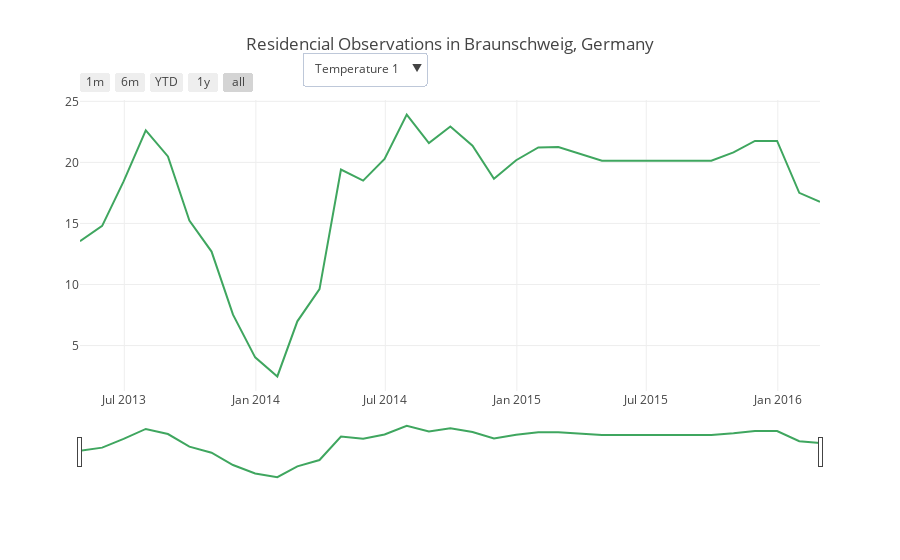

Write notebook code for a chart like this one.
### Markdown cell above
## Visualize Time Series

Not all sensors are in operation throughout the period, so data is missing.

Also, in 2017, the residents moved to a new flat.  A visual inspection of the data reveals that the outside sensor, Temp1, became an inside sensor when the apartment changed. 

Can you detect when the Sensor 1 changed location ?

### Code cell
fig = plotly_home(home)
plotly.offline.iplot(fig)

### Figure 1 — Plotly figure (JSON) as saved in the notebook; plotly's stock layout.template omitted (floating-point values rounded to 4 significant figures)
{"data": [{"line": {"color": "#3FA65F"}, "name": "Temperature1", "type": "scatter", "uid": "983ec60c-0f42-4a39-9fff-139fa9193674", "x": ["2013-04-30", "2013-05-31", "2013-06-30", "2013-07-31", "2013-08-31", "2013-09-30", "2013-10-31", "2013-11-30", "2013-12-31", "2014-01-31", "2014-02-28", "2014-03-31", "2014-04-30", "2014-05-31", "2014-06-30", "2014-07-31", "2014-08-31", "2014-09-30", "2014-10-31", "2014-11-30", "2014-12-31", "2015-01-31", "2015-02-28", "2015-03-31", "2015-04-30", "2015-05-31", "2015-06-30", "2015-07-31", "2015-08-31", "2015-09-30", "2015-10-31", "2015-11-30", "2015-12-31", "2016-01-31", "2016-02-29"], "y": [13.54, 14.8, 18.44, 22.62, 20.49, 15.24, 12.7, 7.529, 4.036, 2.47, 6.986, 9.625, 19.42, 18.5, 20.28, 23.92, 21.58, 22.93, 21.37, 18.66, 20.18, 21.22, 21.26, 20.69, 20.13, 20.13, 20.13, 20.13, 20.13, 20.13, 20.82, 21.76, 21.76, 17.51, 16.78]}], "layout": {"title": {"text": "Residencial Observations in Braunschweig, Germany"}, "updatemenus": [{"buttons": [{"args": [{"y": [[13.54, 14.8, 18.44, 22.62, 20.49, 15.24, 12.7, 7.529, 4.036, 2.47, 6.986, 9.625, 19.42, 18.5, 20.28, 23.92, 21.58, 22.93, 21.37, 18.66, 20.18, 21.22, 21.26, 20.69, 20.13, 20.13, 20.13, 20.13, 20.13, 20.13, 20.82, 21.76, 21.76, 17.51, 16.78]]}, {"title": "Temperature 1 Residencial Observations in Braunschweig, Germany"}], "label": "Temperature 1", "method": "update"}, {"args": [{"y": [[60.41, 69.58, 64.47, 59.5, 63.01, 74.95, 77.07, 79.72, 82.58, 76.87, 73.43, 65.84, 52.18, 54.46, 58.07, 58.89, 55.26, 56.83, 56.12, 44.12, 45.7, 38.47, 34.95, 38.03, 37.17, 37.17, 37.17, 37.17, 37.17, 37.17, 47.54, 46.75, 46.75, 54.61, 53.35]]}, {"title": "Humidity 1 Residencial Observations in Braunschweig, Germany"}], "label": "Humidity 1", "method": "update"}, {"args": [{"y": [[19.99, 20.55, 23.07, 25.32, 24.65, 20.81, 19.63, 18.34, 20.54, 26.16, 25.13, 23.16, 20.02, 19.2, 21.45, 24.55, 21.5, 20.98, 19.5, 17.27, 18.25, 18.27, 18.33, 18.33, 18.41, 18.41, 18.41, 18.41, 18.41, 18.41, 18.41, 18.41, 18.41, 18.41, 18.41]]}, {"title": "Temperature 2 Residencial Observations in Braunschweig, Germany"}], "label": "Temperature 2", "method": "update"}, {"args": [{"y": [[42.74, 52.97, 53.04, 52.27, 51.37, 55.77, 55.84, 48.04, 39.19, 23.99, 27.68, 29.71, 49.74, 51.63, 54.62, 56.11, 54.12, 62.3, 61.74, 48.96, 52.41, 46.82, 43.61, 45.53, 45.01, 45.01, 45.01, 45.01, 45.01, 45.01, 45.01, 45.01, 45.01, 45.01, 45.01]]}, {"title": "Humidity 2 Residencial Observations in Braunschweig, Germany"}], "label": "Humidity 2", "method": "update"}, {"args": [{"y": [[20.17, 20.06, 22.43, 24.91, 23.89, 20.17, 18.9, 18.35, 20.32, 20.23, 18.32, 20.15, 19.9, 18.05, 20.45, 24.12, 24.12, 24.12, 24.12, 24.12, 24.12, 24.12, 24.12, 24.12, 24.12, 24.12, 24.12, 24.12, 24.12, 24.12, 24.12, 24.12, 24.12, 24.12, 24.12]]}, {"title": "Temperature 3 Residencial Observations in Braunschweig, Germany"}], "label": "Temperature 3", "method": "update"}, {"args": [{"y": [[42.45, 53.92, 53.88, 52.55, 52.5, 58.41, 58.14, 50.99, 43.55, 40.91, 46.93, 37.7, 53.4, 53.52, 56.41, 56.23, 56.23, 56.23, 56.23, 56.23, 56.23, 56.23, 56.23, 56.23, 56.23, 56.23, 56.23, 56.23, 56.23, 56.23, 56.23, 56.23, 56.23, 56.23, 56.23]]}, {"title": "Humidity 3 Residencial Observations in Braunschweig, Germany"}], "label": "Humidity 3", "method": "update"}, {"args": [{"y": [[20.48, 20.73, 23.08, 25.14, 25.04, 21.96, 20.64, 18.9, 19.15, 21.01, 20.23, 19.79, 19.79, 19.79, 19.79, 19.79, 19.79, 19.79, 19.79, 19.79, 19.79, 19.79, 19.79, 19.79, 19.79, 19.79, 19.79, 19.79, 19.79, 19.79, 19.79, 19.79, 19.79, 19.79, 19.79]]}, {"title": "Temperature 4 Residencial Observations in Braunschweig, Germany"}], "label": "Temperature 4", "method": "update"}, {"args": [{"y": [[41.19, 51.7, 51.54, 52.01, 49.34, 52.42, 52.18, 47.17, 40.87, 33.47, 37.66, 36.82, 36.82, 36.82, 36.82, 36.82, 36.82, 36.82, 36.82, 36.82, 9, 9, 9, 9, 9, 9, 9, 9, 9, 9, 9, 9, 9, 9, 9]]}, {"title": "Humidity 4 Residencial Observations in Braunschweig, Germany"}], "label": "Humidity 4", "method": "update"}], "direction": "down", "pad": {"r": 10, "t": 10}, "showactive": true, "x": 0.3, "xanchor": "left", "y": 1.2, "yanchor": "top"}], "xaxis": {"rangeselector": {"buttons": [{"count": 1, "label": "1m", "step": "month", "stepmode": "backward"}, {"count": 6, "label": "6m", "step": "month", "stepmode": "backward"}, {"count": 1, "label": "YTD", "step": "year", "stepmode": "todate"}, {"count": 1, "label": "1y", "step": "year", "stepmode": "backward"}, {"step": "all"}]}, "rangeslider": {"visible": true}, "type": "date"}}}
